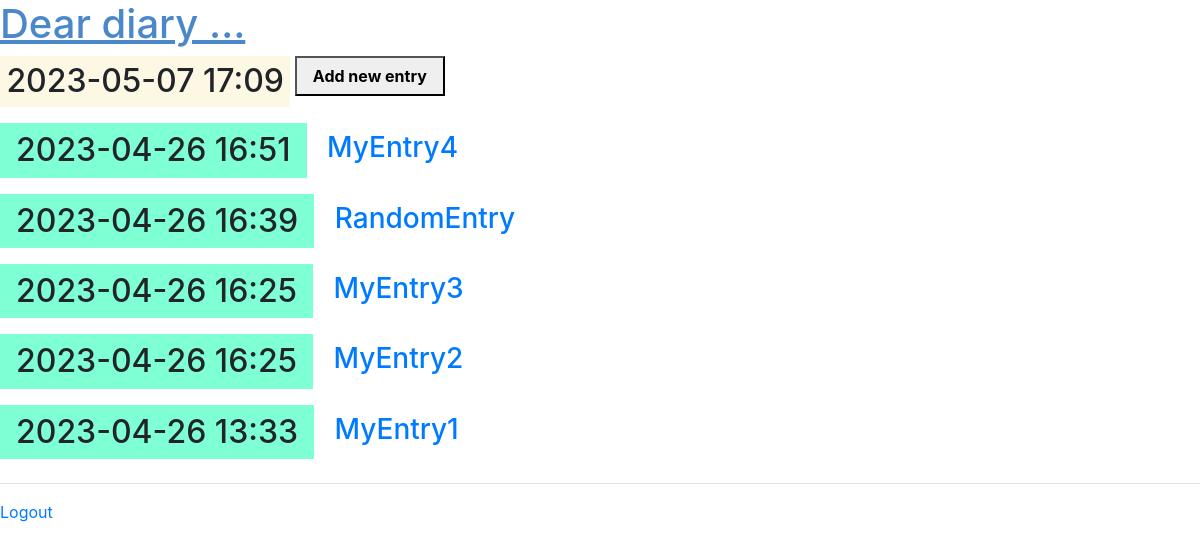
The app's page / (signed in) with its own data.
### entries/models.py (models this page shows, shortened)
class Entry(models.Model):
    title = models.CharField(max_length=200)
    content = models.TextField()
    date_created = models.DateTimeField(default=timezone.now)
    class Meta:
        verbose_name_plural = "Entries"

### entries/views.py (the view)
class EntryListView(LockedView, ListView):
    model = Entry
    queryset = Entry.objects.all().order_by("-date_created")

### entries/templates/entries/entry_list.html (shortened to what this page needs)
{% extends "entries/base.html" %}
{% block content %}
<head>
    <link rel="stylesheet" href="https://stackpath.bootstrapcdn.com/bootstrap/4.3.1/css/bootstrap.min.css">
</head>
<article>
    <h2 class="mark">{% now "Y-m-d H:i" %}</em></h2>
    <a href="{% url 'entry-create' %}"><button>Add new entry</button></a>
</article>
    {% for entry in entry_list %}
        <article>
            <h2 class="{{ entry.date_created|date:'l' }}">
                {{ entry.date_created|date:'Y-m-d H:i' }}
            </h2>
            <h3>
                <a href="{% url 'entry-detail' entry.id %}">
                    {{ entry.title }}
                </a>
            </h3>
        </article>
    {% endfor %}
{% endblock %}

### entries/templates/entries/base.html (shortened to what this page needs)
{% load static %}
<!DOCTYPE html>
<html lang="en">
<head>
    <link rel="stylesheet" href="{% static 'css/diary.css' %}">
    <link rel="stylesheet" href="https://stackpath.bootstrapcdn.com/bootstrap/4.3.1/css/bootstrap.min.css">
</head>
<body>
    <h1><a href="/">Dear diary …</a></h1>
    {% block content %}{% endblock %}
    <hr>
    <a href="{% url 'admin:logout' %}">Logout</a>
</body>
</html>

### entries/static/css/diary.css (style rules this page uses)
* { box-sizing: border-box; }
body { font-family: sans-serif; font-size: 18px; }
a { color: inherit; }
h1 { font-size: 2.8em; }
h1 a { text-decoration: none; }
h2, h3 { font-size: 1.4em; margin: 0; display: inline-block; padding: 0.5rem 1rem; vertical-align: top; }
h2 { background-color: aquamarine; }
.mark { background-color: gainsboro; }
article { margin-bottom: 0.5rem; }
button, textarea, input { font-size: inherit; min-height: 2.5em; padding: 0 1rem; }
button, input[type="submit"] { margin: 0 1rem 2px 1rem; cursor: pointer; font-weight: bold; min-width: 8rem; }

### records on screen
Entry: date_created "2023-04-26 16:51", title "MyEntry4"
Entry: date_created "2023-04-26 16:39", title "RandomEntry"
Entry: date_created "2023-04-26 16:25", title "MyEntry3"
Entry: date_created "2023-04-26 16:25", title "MyEntry2"
Entry: date_created "2023-04-26 13:33", title "MyEntry1"
